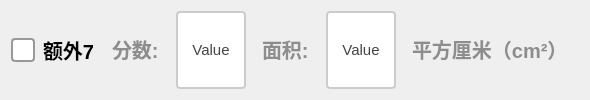
               <widget class="QWidget" name="widget_extra7" native="true">
                <layout class="QGridLayout" name="gridLayout_6">
                 <item row="0" column="0">
                  <layout class="QHBoxLayout" name="horizontalLayout_13" stretch="2,1,2,0,2,0">
                   <item>
                    <widget class="QCheckBox" name="ckb_extra7">
                     <property name="sizePolicy">
                      <sizepolicy hsizetype="Minimum" vsizetype="Minimum">
                       <horstretch>0</horstretch>
                       <verstretch>0</verstretch>
                      </sizepolicy>
                     </property>
                     <property name="styleSheet">
                      <string notr="true">QCheckBox {
    spacing: 8px;
    font-size: 20px;
    color: #333;
    font-weight: bold;        
    color:  rgb(0, 0, 0);       
}

/* 未选中状态 */
QCheckBox::indicator {
    width: 20px;
    height: 20px;
    border-radius: 4px; /* 方形，圆角可适当调整 */
    border: 2px solid #999;
    background: #ffffff;
}

/* 悬停效果 */
QCheckBox::indicator:hover {
    border: 2px solid #666;
}

/* 选中状态 */
QCheckBox::indicator:checked {
    border: 2px solid #2196F3;
    background-color: qradialgradient(
        cx:0.5, cy:0.5,
        radius:0.4,
        fx:0.5, fy:0.5,
        stop:0 #2196F3,
        stop:1 transparent
    );
}

/* 禁用状态 */
QCheckBox::indicator:disabled {
    border: 2px solid #ccc;
    background: #eee;
}

/* 选中时的文字颜色 */
QCheckBox:checked {
    color: #2196F3;
    font-weight: 500;
}

/* 点击动画效果 */
QCheckBox::indicator:pressed {
    border: 2px solid #1565C0;
    background-color: qradialgradient(
        cx:0.5, cy:0.5,
        radius:0.5,
        fx:0.5, fy:0.5,
        stop:0 #BBDEFB,
        stop:1 transparent
    );
}</string>
                     </property>
                     <property name="text">
                      <string>额外7</string>
                     </property>
                    </widget>
                   </item>
                   <item>
                    <widget class="QLabel" name="label_23">
                     <property name="styleSheet">
                      <string notr="true">QLabel {
       font-size: 20px;        
       font-weight: bold;        
       color:  rgb(141, 141, 141);       
       padding: 5px 5px;     
       border-bottom: 2px solid #cccccc; 
    }</string>
                     </property>
                     <property name="text">
                      <string>分数:</string>
                     </property>
                    </widget>
                   </item>
                   <item>
                    <widget class="QPushButton" name="btn_extra7score">
                     <property name="sizePolicy">
                      <sizepolicy hsizetype="Minimum" vsizetype="Minimum">
                       <horstretch>0</horstretch>
                       <verstretch>0</verstretch>
                      </sizepolicy>
                     </property>
                     <property name="maximumSize">
                      <size>
                       <width>100</width>
                       <height>100</height>
                      </size>
                     </property>
                     <property name="styleSheet">
                      <string notr="true">QPushButton {
    padding: 6px 14px;
    border: 2px solid #CCC;
    border-radius: 4px;
    background-color: white;
    color: #444;
    font-size: 15px; 
}

QPushButton:hover {
    border-color: #999;
    background-color: #F5F5F5;
}

QPushButton:pressed {
    border-color: #777;
    background-color: #EEE;
}</string>
                     </property>
                     <property name="text">
                      <string>Value</string>
                     </property>
                    </widget>
                   </item>
                   <item>
                    <widget class="QLabel" name="label_24">
                     <property name="styleSheet">
                      <string notr="true">QLabel {
       font-size: 20px;        
       font-weight: bold;        
       color:  rgb(141, 141, 141);       
       padding: 5px 5px;     
       border-bottom: 2px solid #cccccc; 
    }</string>
                     </property>
                     <property name="text">
                      <string>面积:</string>
                     </property>
                    </widget>
                   </item>
                   <item>
                    <widget class="QPushButton" name="btn_extra7area">
                     <property name="sizePolicy">
                      <sizepolicy hsizetype="Minimum" vsizetype="Minimum">
                       <horstretch>0</horstretch>
                       <verstretch>0</verstretch>
                      </sizepolicy>
                     </property>
                     <property name="maximumSize">
                      <size>
                       <width>100</width>
                       <height>100</height>
                      </size>
                     </property>
                     <property name="styleSheet">
                      <string notr="true">QPushButton {
    padding: 6px 14px;
    border: 2px solid #CCC;
    border-radius: 4px;
    background-color: white;
    color: #444;
    font-size: 15px; 
}

QPushButton:hover {
    border-color: #999;
    background-color: #F5F5F5;
}

QPushButton:pressed {
    border-color: #777;
    background-color: #EEE;
}</string>
                     </property>
                     <property name="text">
                      <string>Value</string>
                     </property>
                    </widget>
                   </item>
                   <item>
                    <widget class="QLabel" name="label_14">
                     <property name="styleSheet">
                      <string notr="true">QLabel {
       font-size: 20px;        
       font-weight: bold;        
       color:  rgb(141, 141, 141);       
       padding: 5px 5px;     
       border-bottom: 2px solid #cccccc; 
    }</string>
                     </property>
                     <property name="text">
                      <string>平方厘米（cm²）</string>
                     </property>
                    </widget>
                   </item>
                  </layout>
                 </item>
                </layout>
               </widget>
